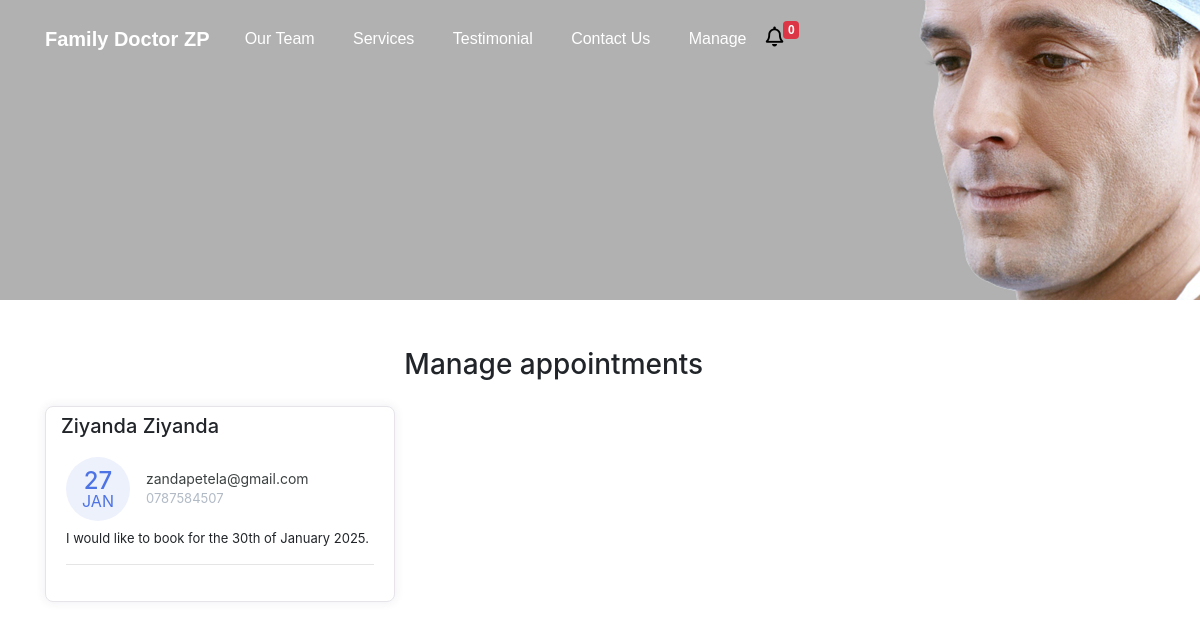
Page /manage-appointments/ (signed in) on the committed database.
### project/models.py (models this page shows, shortened)
class Appointment(models.Model):
    first_name = models.CharField(max_length=50)
    last_name = models.CharField(max_length=50)
    email = models.CharField(max_length=50)
    phone = models.CharField(max_length=50)
    request = models.TextField(blank=True)
    sent_date = models.DateField(auto_now_add=True)
    accepted = models.BooleanField(default=False)
    accepted_date = models.DateField(auto_now_add=False, null=True, blank=True)
    class Meta:
        ordering = ["-sent_date"]

### project/views.py (the view, shortened to what this page needs)
# urls.py: path("manage-appointments/", ManageAppointmentTemplateView.as_view(), name="manage"),
class ManageAppointmentTemplateView(ListView):
    template_name = "manage-appointments.html"
    model = Appointment
    context_object_name = "appointments"
    login_required = True
    paginate_by = 3
    def get_context_data(self,*args, **kwargs):
        context = super().get_context_data(*args, **kwargs)
        appointments = Appointment.objects.all()
        context.update({
            "title":"Manage Appointments"
        })
        return context

### project/context_processors.py (called while the page is built)
def get_notification(request):
    count = Appointment.objects.filter(accepted=False).count()
    data = {
        "count":count
    }
    return data

### templates/manage-appointments.html (shortened to what this page needs)
{% extends 'base.html' %}
{% block content %}
    <div class="container mt-5">
        <div class="col-11 text-center mt-4 mb-4">
            <h3>
                Manage appointments
            </h3>
        </div>
        <div class="row">
        {% for app in appointments %}
            <div class="col-lg-4">
                <div class="card card-margin">
                    <div class="card-header no-border">
                        <h5 class="card-title">{{app.first_name}} {{app.last_name}}</h5>
                    </div>
                    <div class="card-body pt-0">
                        <div class="widget-49">
                            <div class="widget-49-title-wrapper">
                                <div class="widget-49-date-primary">
                                    <span class="widget-49-date-day">{{app.sent_date|date:"d"}}</span>
                                    <span class="widget-49-date-month">{{app.sent_date|date:"M"}}</span>
                                </div>
                                <div class="widget-49-meeting-info">
                                    <span class="widget-49-pro-title">{{app.email}}</span>
                                    <span class="widget-49-meeting-time">{{app.phone}}</span>
                                </div>
                            </div>
                            <div class="widget-49-meeting-points">
                                <span>{{app.request}}</span>
                            </div>
                            <hr class="w-100">
                        </div>
                    </div>
                </div>
            </div>
        {% endfor %}
        </div>
{% endblock content %}

### rows in the picture
Appointment: first_name "Ziyanda", last_name "Ziyanda", sent_date "27", sent_date "JAN", email "zandapetela@gmail.com", phone "0787584507", request "I would like to book for the 30th of January 2025."

### other values in the picture
{{ count }} "0"
